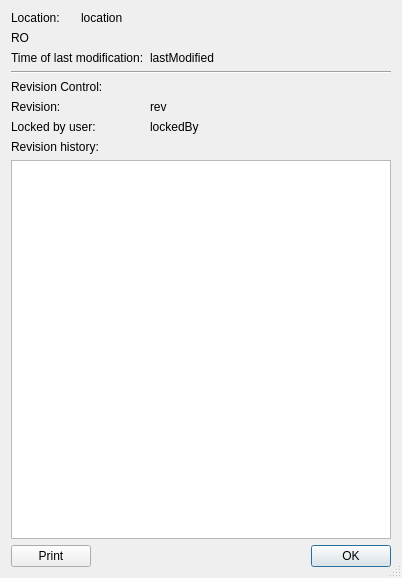
<ui version="4.0" >
 <class>filePropDialog_q</class>
 <widget class="QDialog" name="filePropDialog_q" >
  <property name="windowModality" >
   <enum>Qt::WindowModal</enum>
  </property>
  <property name="geometry" >
   <rect>
    <x>0</x>
    <y>0</y>
    <width>402</width>
    <height>578</height>
   </rect>
  </property>
  <property name="windowTitle" >
   <string>File Properties</string>
  </property>
  <property name="sizeGripEnabled" >
   <bool>true</bool>
  </property>
  <property name="modal" >
   <bool>true</bool>
  </property>
  <layout class="QGridLayout" name="gridLayout" >
   <item row="0" column="0" >
    <widget class="QLabel" name="textLabel1" >
     <property name="text" >
      <string>Location:</string>
     </property>
     <property name="wordWrap" >
      <bool>false</bool>
     </property>
    </widget>
   </item>
   <item row="0" column="1" colspan="2" >
    <widget class="QLabel" name="fileLocation" >
     <property name="sizePolicy" >
      <sizepolicy vsizetype="Preferred" hsizetype="Expanding" >
       <horstretch>0</horstretch>
       <verstretch>0</verstretch>
      </sizepolicy>
     </property>
     <property name="text" >
      <string>location</string>
     </property>
     <property name="wordWrap" >
      <bool>false</bool>
     </property>
    </widget>
   </item>
   <item row="1" column="0" colspan="3" >
    <widget class="QLabel" name="fileRO" >
     <property name="text" >
      <string>RO</string>
     </property>
     <property name="wordWrap" >
      <bool>false</bool>
     </property>
    </widget>
   </item>
   <item row="2" column="0" colspan="2" >
    <widget class="QLabel" name="textLabel1_2" >
     <property name="text" >
      <string>Time of last modification:</string>
     </property>
     <property name="wordWrap" >
      <bool>false</bool>
     </property>
    </widget>
   </item>
   <item row="2" column="2" >
    <widget class="QLabel" name="lastModified" >
     <property name="text" >
      <string>lastModified</string>
     </property>
     <property name="wordWrap" >
      <bool>false</bool>
     </property>
    </widget>
   </item>
   <item row="3" column="0" colspan="3" >
    <widget class="Line" name="line5" >
     <property name="frameShape" >
      <enum>QFrame::HLine</enum>
     </property>
     <property name="frameShadow" >
      <enum>QFrame::Sunken</enum>
     </property>
     <property name="orientation" >
      <enum>Qt::Horizontal</enum>
     </property>
    </widget>
   </item>
   <item row="4" column="0" colspan="3" >
    <widget class="QLabel" name="textLabel2" >
     <property name="text" >
      <string>Revision Control:</string>
     </property>
     <property name="wordWrap" >
      <bool>false</bool>
     </property>
    </widget>
   </item>
   <item row="5" column="0" colspan="2" >
    <widget class="QLabel" name="textLabel4" >
     <property name="text" >
      <string>Revision:</string>
     </property>
     <property name="wordWrap" >
      <bool>false</bool>
     </property>
    </widget>
   </item>
   <item row="5" column="2" >
    <widget class="QLabel" name="fileRev" >
     <property name="sizePolicy" >
      <sizepolicy vsizetype="Preferred" hsizetype="Expanding" >
       <horstretch>0</horstretch>
       <verstretch>0</verstretch>
      </sizepolicy>
     </property>
     <property name="text" >
      <string>rev</string>
     </property>
     <property name="wordWrap" >
      <bool>false</bool>
     </property>
    </widget>
   </item>
   <item row="6" column="0" colspan="2" >
    <widget class="QLabel" name="textLabel7" >
     <property name="text" >
      <string>Locked by user:</string>
     </property>
     <property name="wordWrap" >
      <bool>false</bool>
     </property>
    </widget>
   </item>
   <item row="6" column="2" >
    <widget class="QLabel" name="fileLockedBy" >
     <property name="sizePolicy" >
      <sizepolicy vsizetype="Preferred" hsizetype="Expanding" >
       <horstretch>0</horstretch>
       <verstretch>0</verstretch>
      </sizepolicy>
     </property>
     <property name="text" >
      <string>lockedBy</string>
     </property>
     <property name="wordWrap" >
      <bool>false</bool>
     </property>
    </widget>
   </item>
   <item row="7" column="0" colspan="3" >
    <widget class="QLabel" name="textLabel9" >
     <property name="text" >
      <string>Revision history:</string>
     </property>
     <property name="wordWrap" >
      <bool>false</bool>
     </property>
    </widget>
   </item>
   <item row="8" column="0" colspan="3" >
    <widget class="QTextBrowser" name="fileRevHistory" >
     <property name="enabled" >
      <bool>true</bool>
     </property>
    </widget>
   </item>
   <item row="9" column="0" colspan="3" >
    <layout class="QHBoxLayout" name="horizontalLayout" >
     <item>
      <widget class="QPushButton" name="bt_print" >
       <property name="maximumSize" >
        <size>
         <width>100</width>
         <height>16777215</height>
        </size>
       </property>
       <property name="text" >
        <string>Print</string>
       </property>
      </widget>
     </item>
     <item>
      <spacer name="horizontalSpacer" >
       <property name="orientation" >
        <enum>Qt::Horizontal</enum>
       </property>
       <property name="sizeHint" stdset="0" >
        <size>
         <width>40</width>
         <height>20</height>
        </size>
       </property>
      </spacer>
     </item>
     <item>
      <widget class="QPushButton" name="bt_OK" >
       <property name="maximumSize" >
        <size>
         <width>100</width>
         <height>16777215</height>
        </size>
       </property>
       <property name="text" >
        <string>OK</string>
       </property>
       <property name="default" >
        <bool>true</bool>
       </property>
      </widget>
     </item>
    </layout>
   </item>
  </layout>
 </widget>
 <layoutdefault spacing="6" margin="11" />
 <tabstops>
  <tabstop>fileRevHistory</tabstop>
  <tabstop>bt_print</tabstop>
  <tabstop>bt_OK</tabstop>
 </tabstops>
 <resources/>
 <connections>
  <connection>
   <sender>bt_OK</sender>
   <signal>released()</signal>
   <receiver>filePropDialog_q</receiver>
   <slot>close()</slot>
   <hints>
    <hint type="sourcelabel" >
     <x>20</x>
     <y>20</y>
    </hint>
    <hint type="destinationlabel" >
     <x>20</x>
     <y>20</y>
    </hint>
   </hints>
  </connection>
  <connection>
   <sender>bt_print</sender>
   <signal>released()</signal>
   <receiver>filePropDialog_q</receiver>
   <slot>printRevHistory()</slot>
   <hints>
    <hint type="sourcelabel" >
     <x>20</x>
     <y>20</y>
    </hint>
    <hint type="destinationlabel" >
     <x>20</x>
     <y>20</y>
    </hint>
   </hints>
  </connection>
 </connections>
</ui>
